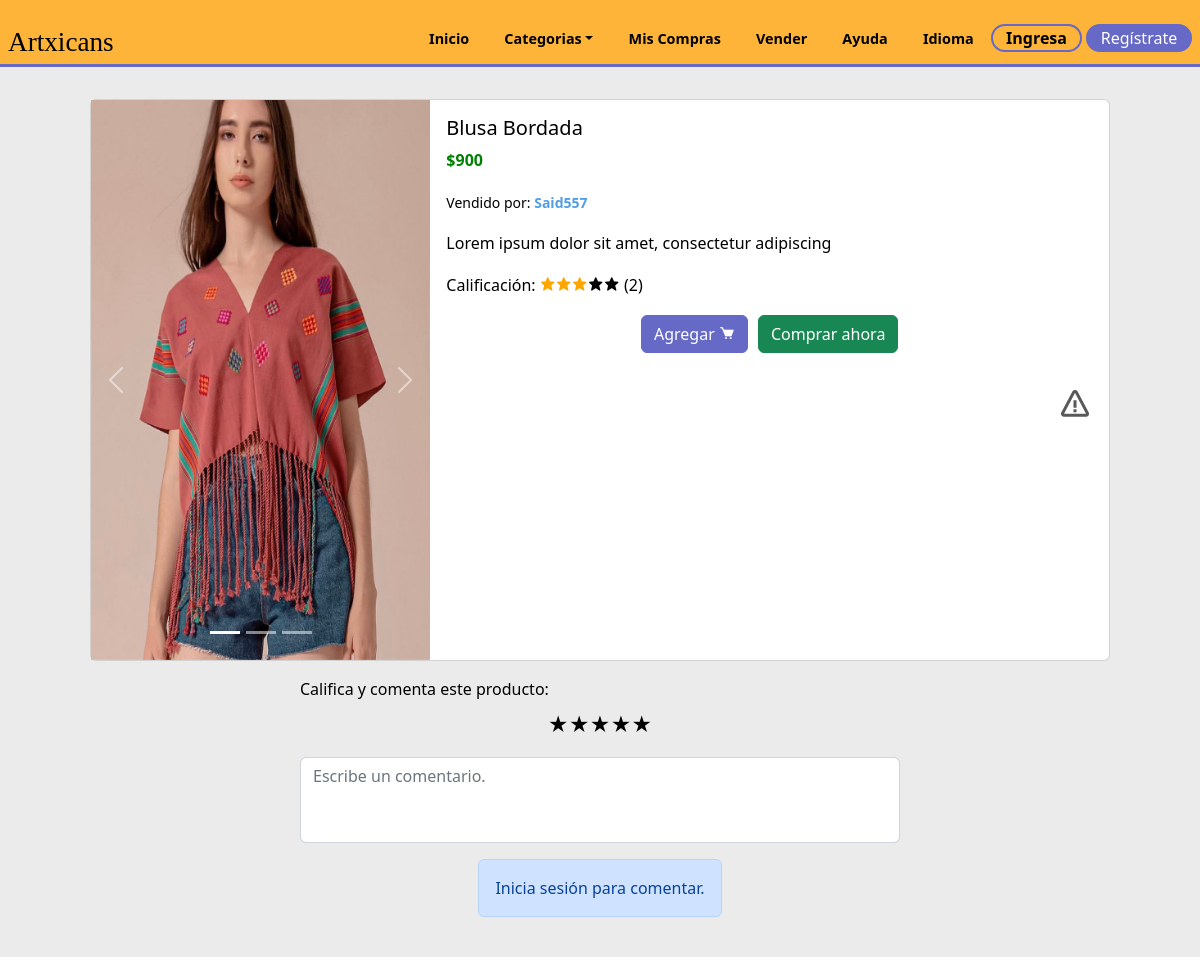
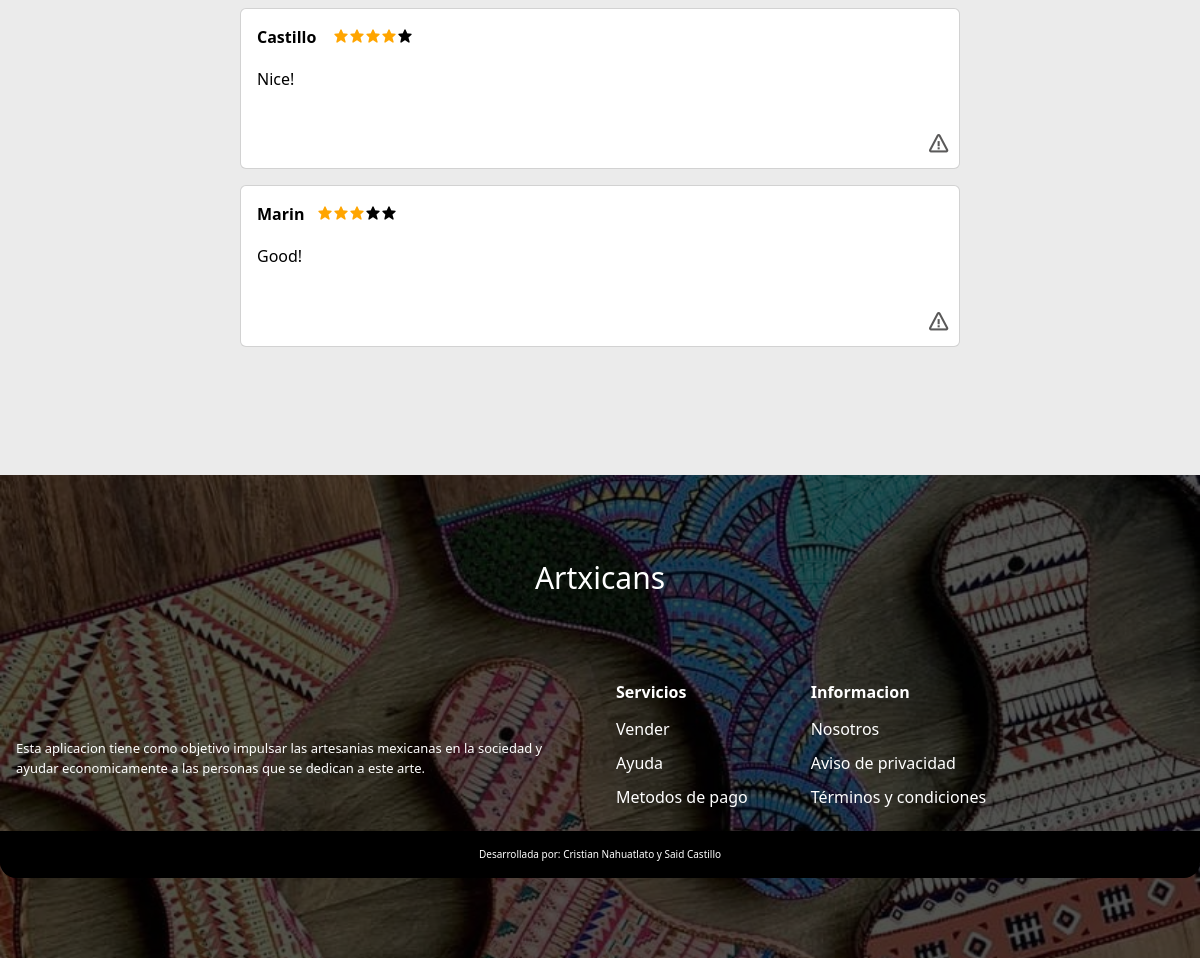
/product.php?id_product=8, run on the app's committed database (2 pictures, top to bottom).
### tables this page shows
CREATE TABLE `products` (
  `id_product` int(11) NOT NULL,
  `product` varchar(80) NOT NULL,
  `image1` varchar(80) NOT NULL,
  `price` int(11) NOT NULL,
  `description` varchar(250) NOT NULL,
  `category` varchar(30) NOT NULL,
  `stock` int(11) NOT NULL,
  `image2` varchar(30) NOT NULL,
  `image3` varchar(30) NOT NULL,
  `ID` int(11) DEFAULT NULL
);

CREATE TABLE `reg_sellers` (
  `IDregseller` int(11) NOT NULL,
  `Nombre` varchar(255) NOT NULL,
  `apellidos` varchar(255) NOT NULL,
  `nickname` varchar(255) NOT NULL,
  `lada` int(4) NOT NULL,
  `telefono` varchar(20) NOT NULL,
  `telefonoref` varchar(20) NOT NULL,
  `domicilio` varchar(255) NOT NULL,
  `postal` varchar(10) NOT NULL,
  `identificador` varchar(255) NOT NULL,
  `solicitud` varchar(50) NOT NULL,
  `ID` int(11) DEFAULT NULL
);

CREATE TABLE `stars` (
  `id_star` int(11) NOT NULL,
  `star` int(11) NOT NULL,
  `comment` varchar(150) NOT NULL,
  `ID` int(11) DEFAULT NULL,
  `id_product` int(11) DEFAULT NULL
);

CREATE TABLE `registro` (
  `ID` int(11) NOT NULL,
  `Nombre` varchar(255) NOT NULL,
  `Correo` varchar(255) NOT NULL,
  `Contraseña` varchar(255) NOT NULL,
  `estatus` int(2) NOT NULL
);

### product.php (the view, shortened to what this page needs)
<?php
    include('global/conexion.php');
    include('templates/cabecera.php');
    if(isset($_GET['id_product'])){
        $query = $conn ->query("SELECT * FROM products WHERE id_product = ".$_GET['id_product']) or die($conn->error);
        if(mysqli_num_rows($query) > 0){
            $row = mysqli_fetch_row($query);
        }else{
            echo("<script>location.href = 'index.php';</script>");
        }
    }else{
        echo("<script>location.href = 'index.php';</script>");
    }
?>
<div class="card mb-3 mx-auto card-product" style="width: 85vw;margin-top:2rem">
  <div class="row g-0">
    <div class="col-md-4">
      <div id="carouselExampleIndicators" class="carousel slide">
        <div class="carousel-indicators">
          <button type="button" data-bs-target="#carouselExampleIndicators" data-bs-slide-to="0" class="active" aria-current="true" aria-label="Slide 1"></button>
          <button type="button" data-bs-target="#carouselExampleIndicators" data-bs-slide-to="1" aria-label="Slide 2"></button>
          <button type="button" data-bs-target="#carouselExampleIndicators" data-bs-slide-to="2" aria-label="Slide 3"></button>
        </div>
        <div class="carousel-inner">
          <div class="carousel-item active">
            <img src="./assets/products/<?php echo $row[2]?>" class="d-block w-100 object-fit-cover " style="height:70vh" alt="...">
          </div>
        </div>
        <button class="carousel-control-prev" type="button" data-bs-target="#carouselExampleIndicators" data-bs-slide="prev">
          <span class="carousel-control-prev-icon" aria-hidden="true"></span>
        </button>
        <button class="carousel-control-next" type="button" data-bs-target="#carouselExampleIndicators" data-bs-slide="next">
          <span class="carousel-control-next-icon" aria-hidden="true"></span>
        </button>
      </div>
    </div>
    <?php
      $vendedor = mysqli_query($conn,"SELECT * FROM reg_sellers INNER JOIN products WHERE reg_sellers.ID = products.ID");
      $resultVendedor = mysqli_fetch_array($vendedor);
?>
    <div class="col-md-8">
      <div class="card-body">
        <h3 class="card-title"><?php echo $row[1]?></h3>
        <p class="card-text price">$<?php echo $row[3];?></p>
        <p class="card-text"><small class="text-body-secondary">Vendido por:&nbsp;<strong><a href="profile-seller.php?seller_data=<?php echo $resultVendedor['ID']?>"><?php echo $resultVendedor['nickname']?></a></strong></small></p>
        <p class="card-text"><?php echo $row[4]?></p>
        <p class="card-text stars-pointer">Calificación:
          <?php
            $id_product =$row[0];
            $sql = mysqli_query($conn,"SELECT * FROM stars WHERE id_product = $id_product");
            $sum =  mysqli_query($conn,"SELECT SUM(star) as score FROM stars WHERE id_product = $id_product");
            $score = mysqli_fetch_array($sum);
            $num = $sql->num_rows;
            if($num > 0){
            $data1 = $num * 1; $data2 = $num * 2;$data3 = $num * 3; $data4 = $num * 4; $data5 = $num * 5;
            $counter = $score['score'];
            if($counter >= $data5):
            ?>
            <i class="bx bxs-star bx-5"></i><i class="bx bxs-star bx-5"></i><i class="bx bxs-star bx-5"></i><i class="bx bxs-star bx-5"></i><i class="bx bxs-star bx-5"></i>
            <?php elseif($counter >= $data4):?>
            <i class="bx bxs-star bx-5"></i><i class="bx bxs-star bx-5"></i><i class="bx bxs-star bx-5"></i><i class="bx bxs-star bx-5"></i><i class="bx bxs-star bx-10"></i>
            <?php elseif($counter >= $data3):?>
            <i class="bx bxs-star bx-5"></i><i class="bx bxs-star bx-5"></i><i class="bx bxs-star bx-5"></i><i class="bx bxs-star bx-10"></i><i class="bx bxs-star bx-10"></i>
            <?php elseif($counter >= $data2):?>
            <i class="bx bxs-star bx-5"></i><i class="bx bxs-star bx-5"></i><i class="bx bxs-star bx-10"></i><i class="bx bxs-star bx-10"></i><i class="bx bxs-star bx-10"></i>
            <?php else:?>
            <i class="bx bxs-star bx-5"></i><i class="bx bxs-star bx-10"></i><i class="bx bxs-star bx-10"></i><i class="bx bxs-star bx-10"></i><i class="bx bxs-star bx-10"></i>
            <?php endif;
            ?>
        (<?php echo $num?>)
            <?php }?>
        </p>
      <div class="choose">
        <button type="button" class="btn btn-info" onclick="location.href=''">Agregar <i class="bx bxs-cart"></i></button>
        <button type="button" class="btn btn-success" onclick="location.href=''">Comprar ahora</button>
      </div>
    </div>
    <a  data-bs-toggle="modal" data-bs-target="#ModalProductReport-<?php echo $row[0]?>" style="display:flex;justify-content: end; padding :1rem;cursor:pointer;" class="report-container"><i class='bx bx-error bx-md'></i></a>
  </div>
  </div>
</div>
<div class="comments">
    <div class="mb-3 w-auto">
      <label for="exampleFormControlTextarea1" class="form-label">Califica y comenta este producto:</label>
      <form action="./helpers/stars.php?id_p=<?php echo $row[0]?>" method="POST" class="form-stars">
          <p class="clasificacion">
            <label for="radio1">★</label><label for="radio2">★</label><label for="radio3">★</label><label for="radio4">★</label><label for="radio5">★</label>
          </p>
          <textarea class="form-control comment-text" id="exampleFormControlTextarea1" name="comment" rows="3" placeholder="Escribe un comentario." maxlength="100"></textarea>
          <div class="btn-send-com">
          <?php if(@!$_SESSION['user']){
            ?>
            <div class="alert alert-primary" role="alert">
                 Inicia sesión para comentar.
            </div>
            <?php }else{
                 $id_user = $_SESSION['id'];
                 $query3 = mysqli_query($conn,"SELECT * FROM stars WHERE ID = $id_user AND id_product = $id_product");
                 if($query3->num_rows > 0){
                   echo "<input class='btn btn-info' name='send-comment' value='Publicar' disabled>";
                  }else{
            ?>
                    <input type="submit" class="btn btn-info" name="send-comment" value="Publicar">
          <?php } } ?>
        </div>
        </form>
      </div>
        </div>
        <div class="all-comments">
      <?php
        $check = mysqli_query($conn,"SELECT * FROM registro INNER JOIN stars
        ON registro.ID = stars.ID INNER JOIN products
        ON stars.id_product = products.id_product
        WHERE stars.id_product = $id_product");
        if($check->num_rows > 0){
          if(@!$_SESSION['user']){
            $query2 = mysqli_query($conn,"SELECT * FROM registro INNER JOIN stars
            ON registro.ID = stars.ID INNER JOIN products
            ON stars.id_product = products.id_product
            WHERE stars.id_product = $id_product");
            }
        while($data = mysqli_fetch_array($query2)){
      ?>
      <div class="card card-comment">
        <div class="card-body">
          <div class="com-cointer">
        <p class="stars-score"><strong><?php echo $data['Nombre']?></strong>&nbsp;&nbsp;
              <?php
              switch($data['star']){
                case '3': echo "<i class='bx bxs-star bx-5'></i><i class='bx bxs-star bx-5'></i><i class='bx bxs-star bx-5'></i><i class='bx bxs-star bx-10'></i><i class='bx bxs-star bx-10'></i>";
                break;
                case '4': echo "<i class='bx bxs-star bx-5'></i><i class='bx bxs-star bx-5'></i><i class='bx bxs-star bx-5'></i><i class='bx bxs-star bx-5'></i><i class='bx bxs-star bx-10'></i>";
                break;
              }
              ?>
        </p>
        </div>
        <p > <?php echo $data['comment']?></p>
      </div>
      <div class="options-container">
        <a  data-bs-toggle="modal" style="cursor:pointer" data-bs-target="#ModalReport-<?php echo $data['id_star']?>" class="report-container"><i class='bx bx-error bx-sm'></i></a>
      </div>
      </div>
    <?php }
        }else{
          ?>
          <div class="alert alert-dark" role="alert">
            Este producto aún no cuenta con comentarios.
          </div>
          <?php
        }
    ?>
</div>
<?php
    include('templates/pie.php');
?>

### styles/home/products.css (style rules this page uses)
.price { font-weight: bold; color: green; }
.form-stars p { text-align: center; }
.form-stars label { font-size: 20px; }
.form-stars label { color:black; cursor: pointer; }
.clasificacion { direction: rtl; unicode-bidi: bidi-override; }
.btn-info { --bs-btn-color: var(--bs-white); --bs-btn-bg: var(--second-alpha-color); --bs-btn-border-color: var(--second-alpha-color); --bs-btn-hover-color: var(--bs-white); --bs-btn-hover-bg: #787bc8; --bs-btn-hover-border-color:var(--second-alpha-color) ; --bs-btn-focus-shadow-rgb: var(--bd-violet-rgb); --bs-btn-active-color: var(--bs-btn-hover-color); --bs-btn-active-bg: var(--second-alpha-color); --bs-btn-active-border-color: var(--second-alpha-color); --bs-btn-disabled-color:rgb(57, 55, 55); --bs-btn-disabled-bg: #a7a9ea; --bs-btn-disabled-border-color: #787bc8; }
.comments { display: flex; align-items: center; justify-content: center; flex-direction: column; flex-wrap: wrap; }
.comment-text { width: 90vw; resize: none; }
.btn-send-com { display: flex; align-items: center; justify-content: center; margin-top: 1rem; }
.all-comments { margin: 0 auto; display: flex; align-items: center; justify-content: center; flex-wrap: wrap; flex-direction: column; }
.card-comment { margin-top: 1rem; width:90vw; }
.bx-10 { color: black; }
.bx-5 { color: orange; }
@media screen and (min-width: 768px) { .comments textarea { width: 50vw; } }
@media screen and (min-width: 768px) { .card-comment { width:60vw; } }

### styles/home/main.css (style rules this page uses)
body { top:0px !important; }

### styles/pages/products.css (style rules this page uses)
.choose { margin-top: 1rem; display: flex; align-items: center; justify-content: center; gap: 10px; }
.options-container { display:flex; justify-content:end; padding :0.5rem; }
.report-container,.show-more-comment { color: black; }
.report-container .bx { color: rgb(90, 89, 89); }

### index.css (style rules this page uses)
:root { --first-color: #feb439; --first-alpha-color: #FDD100; --second-color: #7D3C98; --second-alpha-color: #6669c5; --black-color: black; --white-color: white; --black-alpha-color: rgba(0,0,0,0.5); --white-alpha-color: rgba(255,255,255,0.5); --opacity-color: rgba(8,75,138,0.7); --font: "RaleWay",sans-serif; --max-width: 1200px; --header-height: 4.7rem; --link-color: #509ee3; --card-bg:rgb(225,225,235); --card-hover:rgb(255,255,255); }
* { padding:0; margin:0; -webkit-box-sizing: border-box; -moz-box-sizing: border-box; box-sizing: border-box; }
html { box-sizing: border-box; font-family: var(--font); font-size: 16px; scroll-behavior: smooth; }
*, *::after, *::before { box-sizing: inherit; }
body { margin: 0; overflow-x: hidden; color: var(--black-color); background-color: rgb(235, 235, 235);; }
a { color: var(--link-color); transition: all 0.5s ease-out; text-decoration: none; }
h3 { margin: 0; font-size: 1.25rem; }
img { max-width: 100%; height: auto; }
p { line-height: 1.6; }

### data on the page
products: image1 (picture), product "Blusa Bordada", price "900", description "Lorem ipsum dolor sit amet, consectetur adipiscing"
reg_sellers: nickname "Said557"
stars: ID.Nombre "Castillo", star 4 (drawn), comment "Nice!"
stars: ID.Nombre "Marin", star 3 (drawn), comment "Good!"

### other printed values
$num "2"
